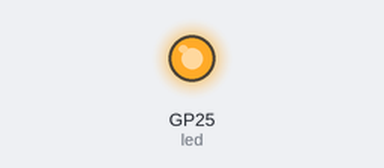
The program below on a simulated Raspberry Pi Pico running MicroPython. On the bench: output pins drawn as LEDs (lit = HIGH). What the program prints to the serial console is not drawn.

Above: at 0.1 s.
Timing chart, 0 to 1.6 s (numbered marks = the images above):
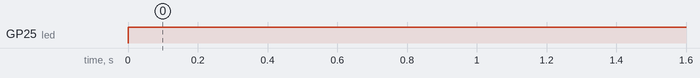

The program:

raspico_communication.py
```python
def readData():
    from sys import stdin
    from machine import Pin
    import _thread, uselect
    from time import sleep

    led = Pin("LED", Pin.OUT)
    led.toggle()

    while True:
        buffer = []
        select_result = uselect.select([stdin], [], [], 0)
        while select_result[0]:
            char = stdin.read(1)
            buffer.append(char)
            select_result = uselect.select([stdin], [], [], 0)

        message = "".join(buffer) if buffer != [] else None
        if message != None:
            with open("in.txt", "w") as f:
                led.toggle()
                print(message)
                f.write(message)
                return message
i = 0
while True:
    print(i)
    i+=1
    readData()
```

Measured:
- by itself, GP25 (led): LOW → HIGH at 0.00 s
